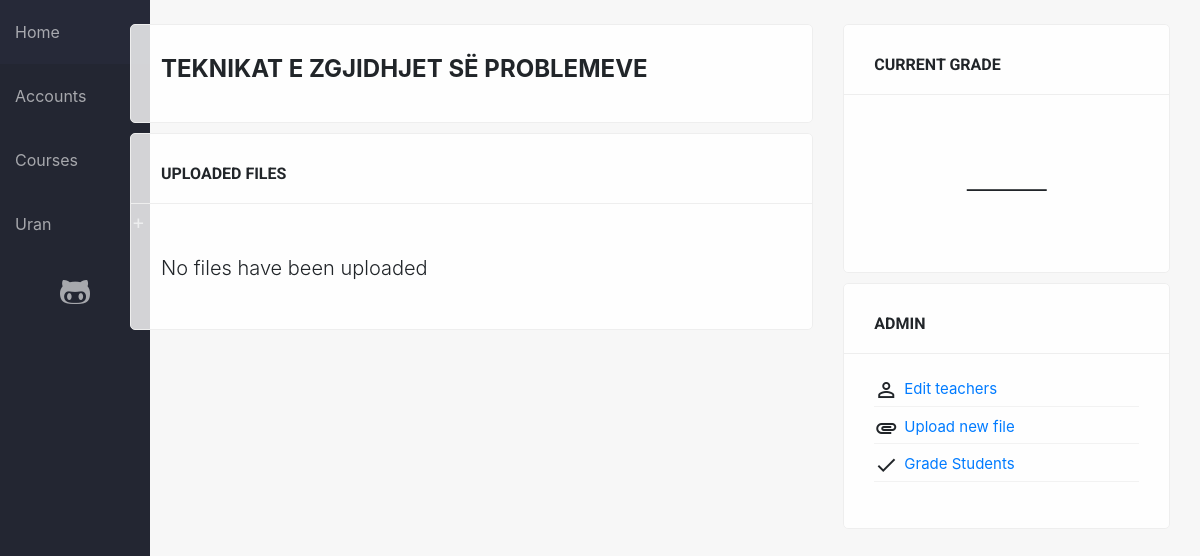
The app's page /programs/course/19 (signed in), older data.
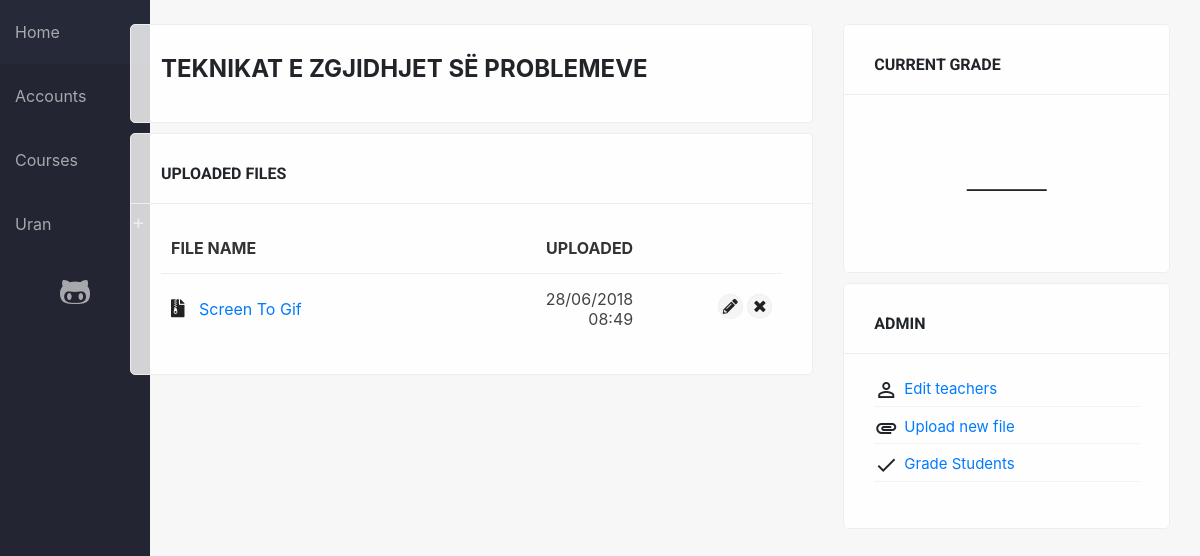
The same page, newer data.
### sems/models.py (models this page shows, shortened)
class Student(models.Model):
    user = models.OneToOneField(User, on_delete=models.CASCADE, null=True)
    first_name = models.CharField(max_length=100, null=True)
    last_name = models.CharField(max_length=100, null=True)
    picture = models.ImageField(null=True, blank=True, default='no-img.png')
    website = models.URLField(max_length=100, null=True, blank=True)
    email = models.EmailField(max_length=100, null=True)
    program = models.ForeignKey(Program, on_delete=models.SET_NULL, null=True)
    country = models.ForeignKey(State, on_delete=models.SET_NULL, null=True)
    city = models.CharField(max_length=100, null=True)
    course = models.ManyToManyField(Course, related_name='course', blank=True)
    course_teacher = models.ManyToManyField(Course, related_name='course_teacher', blank=True)
    viti = models.IntegerField(choices=YEARS, default=1)
    semester = models.IntegerField(choices=SEMESTER, default=1)
    level = models.CharField(max_length=100, choices=LEVELS, default=1)

class Course(models.Model):
    name = models.CharField(max_length=200)
    summary = models.TextField(max_length=600, null=True, blank=True)
    program = models.ForeignKey(Program, on_delete=models.CASCADE)
    start_date = models.DateField()
    end_date = models.DateField()
    credits = models.IntegerField(null=True, default=0)
    obligative = models.BooleanField(default=True)
    year = models.IntegerField(choices=YEARS, default=1)
    semester = models.IntegerField(choices=SEMESTER, default=1)
    level = models.CharField(max_length=100, choices=LEVELS, default='Bachelor')
    def __str__(self):
        return self.name

class Upload(models.Model):
    name = models.CharField(max_length=100)
    course = models.ForeignKey(Course, on_delete=models.CASCADE)
    file = models.FileField(upload_to='files/', validators=[FileExtensionValidator(['pdf', 'docx', 'doc', 'xls', 'xlsx', 'ppt', 'pptx', 'zip', 'rar', '7zip'])])
    upload_time = models.DateTimeField(default=datetime.now, null=True)
    def get_extension_short(self):
        ext = str(self.file).split(".")
        ext = ext[len(ext)-1]
        if ext == 'doc' or ext == 'docx':
            return 'word'
        elif ext == 'pdf':
            return 'pdf'
        elif ext == 'xls' or ext == 'xlsx':
            return 'excel'
        elif ext == 'ppt' or ext == 'pptx':
            return 'powerpoint'
        elif ext == 'zip' or ext == 'rar' or ext == '7zip':
            return 'archive'
    def __str__(self):
        return str(self.file)[6:]

### sems/views.py (the view)
# urls.py: path('programs/course/<int:pk>', views.course_detail, name='course_detail'),
def course_detail(request, pk):
    course = Course.objects.get(pk = pk)
    files = Upload.objects.filter(course_id = pk)
    users = User.objects.filter(student__course_teacher__in=[course])
    grades = Grade.objects.filter(student_id=request.user.id, course_id=pk)
    teachers = Student.objects.filter(course_teacher__in=[course])
    if request.user.is_authenticated:
        return render(
            request, 'course_single.html', {'usrs': users, 'course': course, 'files': files, 'grades': grades, 'teachers': teachers, 'media_url': settings.MEDIA_ROOT},
        )
    else:
        return redirect('login')

### sems/templates/course_single.html (shortened to what this page needs)
{% extends 'base_generic.html' %} {% block content %}
<div class="container">
    <div class="row">
        <div class="col-md-8 col-xs-12">
            <div class="no-shade card-box">
                <h4>{{ course }}</h4>
            </div>
            {% load static %}
            <div class="card-box">
                <h6>Uploaded Files</h6> {% if files %}
                <table>
                    <thead>
                        <tr>
                            <th>File name</th>
                            <th class="text-right">Uploaded</th>
                            {% if user.is_superuser %}
                            <th></th>
                            {% endif %}
                        </tr>
                    </thead>
                    <tbody>
                        {% for file in files %}
                        <tr>
                            <td><a href="{% static 'uploads/' %}{{ file.file }}" title="{{ file }}"><i style="font-size: 18px; padding-right: 10px;" class="fas fa-file-{{ file.get_extension_short }}"></i> {{ file.name }}</a>
                                <br/>
                            </td>
                            <td class="text-right">{{ file.upload_time|date:'d/m/Y' }}
                                <br>{{ file.upload_time|date:'H:i' }}</td>
                            {% if user.is_superuser %}
                            <td style="max-width: 120px" class="text-right"><a href="{% url 'upload_file_edit' course_id=course.pk file_id=file.pk %}"><span class="label sm-label"><i class="fas fa-pencil-alt"></i></span></a>
                                <span class="with-popup">
                        <a class="label sm-label"><i class="fas fa-times"></i></a>
                    </span></td>
                            {% endif %}
                        </tr>
                        {% endfor %}
                    </tbody>
                </table>
                {% else %}
                <p class="lead">
                    <br>No files have been uploaded</p>
                {% endif %}
            </div>
        </div>
        <div class="col-md-4 col-xs-12">
            <div class="card-box">
                <h6>Current Grade</h6>
                <br/>
                <h1 class="text-center" style="font-size: 80px; font-weight: lighter">
                {% if grades %}
                    {% for grade in grades %}
                        {% if grade.grade >= 5 and grade.grade <= 10 %}
                        {{ grade.grade }}
                        {% else %}
                        &mdash;
                        {% endif %}
                    {% endfor %}
                {% else %}
                    &mdash;
                {% endif %}
            </h1>
            </div>
            {% if user.is_authenticated %} {% if user.is_superuser %}
            <div class="card-box">
                <h6>Admin</h6>
                <ul class="list-unstyled">
                    <li><i class="material-icons">person_outline</i> <a href="{% url 'add_teacher' course_id=course.pk %}">Edit teachers</a></li>
                    <li><i class="material-icons">attachment</i> <a href="{% url 'upload_file_view' course_id=course.pk %}">Upload new file</a></li>
                    <li><i class="material-icons">done</i> <a href="{% url 'grade_students' course_id=course.pk %}">Grade Students</a></li>
                </ul>
            </div>
            {% endif %} {% endif %}
        </div>
    </div>
</div>
{% endblock %}

### sems/templates/base_generic.html (shortened to what this page needs)
{% load static %}
<html>
<head>
    <link rel="stylesheet" href="https://use.fontawesome.com/releases/v5.0.12/css/all.css">
    <link rel="stylesheet" href="{% static 'css/bootstrap.min.css' %}">
    <link rel="stylesheet" href="{% static 'css/main.css' %}">
    <link rel="stylesheet" href="{% static 'fonts/fontawesome-all.min.css' %}">
</head>
<body>
    <div class="wrapper">
        <div class="container-fluid">
            <div class="row">
                <div class="no-padding col-md-1 col-sm-4">
                    <header>
                        <nav>
                            {% url 'home' as hom %} {% url 'students' as acc %} {% url 'programs' as prog %} {% url 'login' as log %} {% url 'student_detail' pk=user.student.pk as sd %}
                            <a href="{% url 'home' %}" {% if request.path == hom %} class="active" {% endif %}>Home</a>
                            <a href="{% url 'students' %}" {% if request.path == acc %} class="active" {% endif %}>Accounts</a>
                            <a href="{% url 'programs' %}" {% if request.path == prog %} class="active" {% endif %}>Courses</a>
                            <div>
                                {% if not user.is_authenticated %}
                                <a href="{% url 'login' %}" {% if request.path == log %} class="active" {% endif %}>Login</a> {% else %}
                                <div class="dd">
                                    <a {% if request.path == sd %} class="active" {% endif %}>{{ user.student.first_name }}</a>
                                </div>
                                {% endif %}
                            </div>
                            <a href="https://github.com/urankajtazaj/SEMS" class="text-center" title="View on GitHub" target="_blank"><i class="fab fa-github-alt fa-2x"></i></a>
                        </nav>
                    </header>
                </div>
                <div class="col-md-11 col-sm-8">
                    <br>
                    {% block content %} {% endblock %}
                </div>
            </div>
        </div>
    </div>
</body>
</html>

### sems/static/css/main.css (style rules this page uses)
* { --main-color: #006992; }
body { display: flex; flex-direction: column; background-color: #f7f7f7; min-height: 100vh; }
.wrapper { flex: 1; }
.no-padding { padding: 0; }
nav { background-color: #232632; margin-bottom: 15px; border-bottom: 1px solid #eee; height: 100vh; position: fixed; min-width: 150px; }
nav a { display: block; padding: 20px 15px; color: rgba(255,255,255,.6); transition: 100ms ease; }
.dd::before, .minus::before { content: '+'; position: absolute; right: 0; font-size: 20px; margin-top: 15px; margin-right: 5px; }
.dd { position: relative; cursor: pointer; display: block; color: rgba(255,255,255,.6); }
.shadow-box, .card-box, .empty-box { padding: 30px; border-radius: 5px; margin-bottom: 10px; display: block; border: 1px solid #eee; position: relative; background-color: rgba(255,255,255,.8); position: relative; overflow: hidden; }
.card-box:not(.no-shade)::before { content: ''; width: 100%; height: 70px; border-bottom: 1px solid #eee; z-index: 1; left: 0; top: 0; position: absolute; }
.no-shade h4, .no-shade h3 { font-weight: bold; text-transform: uppercase; }
.card-box h6 { z-index: 5; margin-bottom: 40px; text-transform: uppercase; font-family: "Roboto"; font-weight: bold; }
.card-box ul { margin-top: 25px; }
.card-box li, .card-box .label { margin-bottom: 4px; font-size: 15px; border-bottom: 1px solid #f2f2f2; position: relative; transition: 150ms ease; }
.card-box li { padding-left: 30px; padding-top: 5px; padding-bottom: 5px; }
table { width: 100%; }
td, th { padding: 15px 10px; border-top: 1px solid #eee; color: #444; }
th { border: none; color: #333; text-transform: uppercase; }
.label { display: inline-flex; justify-content: center; align-items: center; border-radius: 50px; background-color: #f5f5f5; color: #777; padding: 4px 10px; border: 1px solid #eee; }
.material-icons, .label .material-icons { position: absolute; left: 0; }
td { position: relative; }
.with-popup { position: relative; }
.with-popup a { cursor: pointer; }
.sm-label { width: 25px; height: 25px; font-size: 12px; }
td .fas { color: #222; }

Row changes from the older to the newer data that the page shows:
added Upload: name "Screen To Gif", upload_time "28/06/2018", upload_time "08:49"
Text that changed along with them:
text no longer shown: "No files have been uploaded"
text now shown: "FILE NAME UPLOADED"
